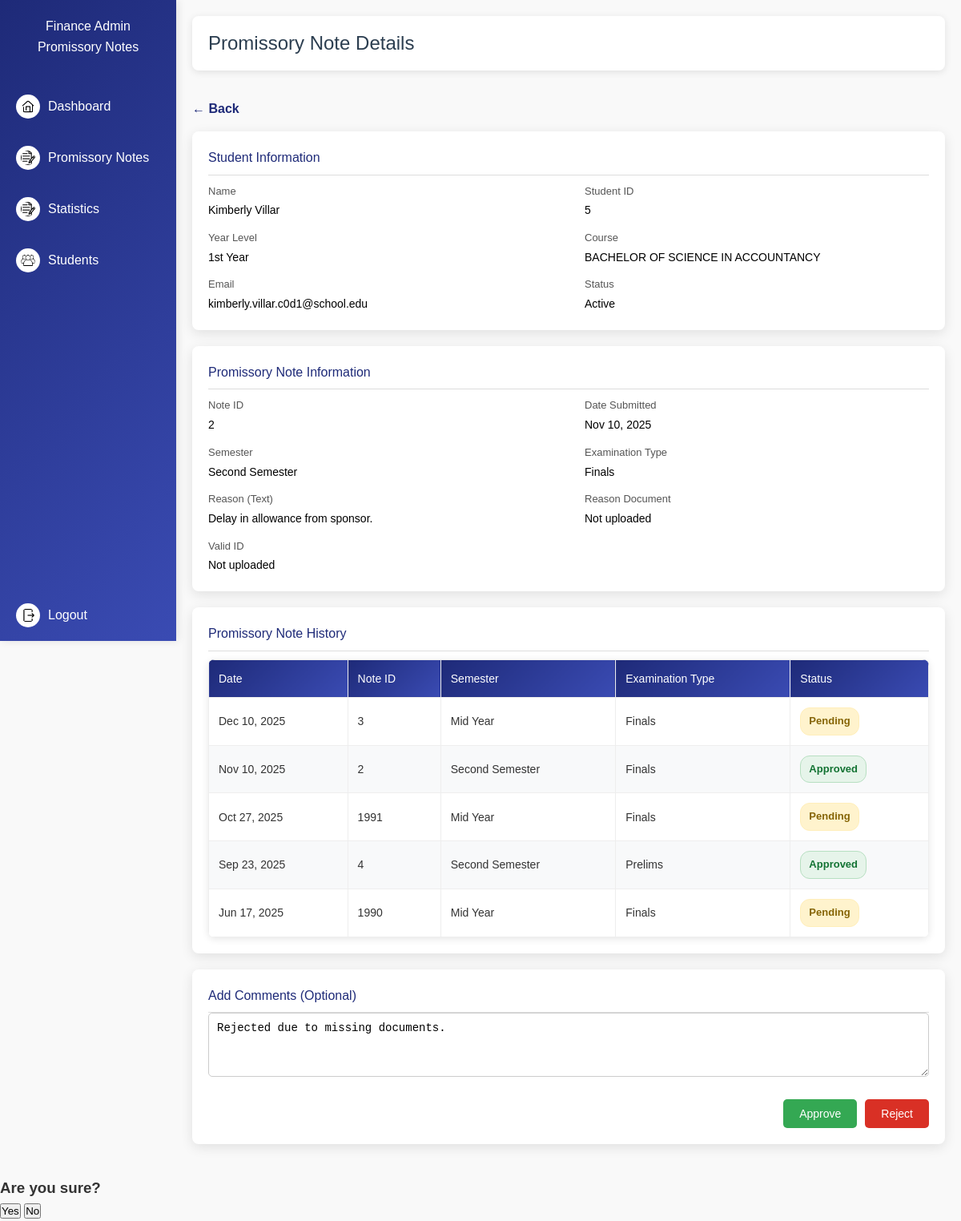
Screenshot of /finance/promissory/2 (signed in) with the database file from the repository.
### models.py (models this page shows, shortened)
class Account(db.Model):
    id = db.Column(db.Integer, primary_key=True, autoincrement=True)
    first_name = db.Column(db.String(50), nullable=False)
    middle_name = db.Column(db.String(50))
    last_name = db.Column(db.String(50), nullable=False)
    suffix = db.Column(db.String(10))
    email = db.Column(db.String(100), unique=True, nullable=False)
    _role = db.Column("role", db.String(20), nullable=False)
    _status = db.Column("status", db.String(20), nullable=False)
    password_hash = db.Column(db.String(255), nullable=False)
    plain_password = db.Column(db.String(100), nullable=False)
    year_level = db.Column(db.String(20))
    course = db.Column(db.String(100))
    @property
    def role(self):
        return self._role
    @role.setter
    def role(self, value):
        self._role = value.capitalize() if value else value
    @property
    def status(self):
        return self._status
    @status.setter
    def status(self, value):
        self._status = value.capitalize() if value else value

class PromissoryRequest(db.Model):
    id = db.Column(db.Integer, primary_key=True)
    student_id = db.Column(db.Integer, db.ForeignKey(
        'account.id'), nullable=False)
    student = db.relationship("Account", backref="promissory_requests")
    year_level = db.Column(db.String(20), nullable=False)
    course = db.Column(db.String(100), nullable=False)
    email = db.Column(db.String(100), nullable=False)
    reason_text = db.Column(db.Text)
    reason_doc = db.Column(db.String(255))
    valid_id = db.Column(db.String(255))
    semester_type = db.Column(db.String(50))
    semester = db.Column(db.String(50))
    school_year = db.Column(db.String(20))
    status = db.Column(db.String(20), default="Pending")
    comments = db.Column(db.Text)
    requested_at = db.Column(db.DateTime, default=datetime.utcnow)

### finance_routes.py (the view)
@finance_bp.route("/promissory/<int:promissory_id>")
@require_role("Finance")
def view_promissory(promissory_id):
    user_name = session.get("user_name", "Finance User")
    promissory_req = PromissoryRequest.query.get(promissory_id)
    if not promissory_req:
        flash("The selected promissory note was not found or has been deleted.", "warning")
        return render_template("finance/promissory_details.html",
                               student=None, promissory_data=None, promissory_history=[],
                               finance_user=user_name)
    student = promissory_req.student
    history_query = PromissoryRequest.query.filter_by(
        student_id=student.id).order_by(PromissoryRequest.requested_at.desc()).all()
    promissory_data = {
        "note_id": promissory_req.id,
        "reason_text": promissory_req.reason_text,
        "reason_doc": promissory_req.reason_doc,
        "valid_id": promissory_req.valid_id,
        "comments": promissory_req.comments,
        "semester": promissory_req.semester or "N/A",
        "semester_type": promissory_req.semester_type or "N/A",
        "date_submitted": promissory_req.requested_at.strftime('%b %d, %Y')
    }
    promissory_history = [{
        "date": r.requested_at.strftime('%b %d, %Y'),
        "note_id": r.id,
        "semester": r.semester or "N/A",
        "semester_type": r.semester_type or "N/A",
        "status": r.status
    } for r in history_query]
    log_action(user_name, f"Viewed promissory note ID {promissory_id} details")
    return render_template(
        "finance/promissory_details.html",
        student=student,
        promissory_data=promissory_data,
        promissory_history=promissory_history,
        finance_user=user_name
    )

### app.py (called while the page is built)
@app.before_request
def protect_admin_routes():
    if request.path.startswith("/admin"):
        if "user_id" not in session or session.get("role") != "Admin":
            flash("Admin access required.", "danger")
            return redirect(url_for("login"))

### finance_routes.py (called while the page is built)
def require_role(role=None):
    def wrapper(func):
        @wraps(func)
        def decorated_function(*args, **kwargs):
            if "user_id" not in session:
                flash("Please log in first.", "warning")
                return redirect(url_for("login"))
            if role and session.get("role") != role:
                flash("Access denied.", "danger")
                return redirect(url_for("login"))
            return func(*args, **kwargs)
        return decorated_function
    return wrapper

def log_action(user_name, action):
    log = SystemLog(user_name=user_name, action=action)
    db.session.add(log)
    db.session.commit()

### templates/finance/promissory_details.html (shortened to what this page needs)
<!DOCTYPE html>
<html lang="en">
<head>
</head>
<body>
  <nav class="sidebar" id="sidebar">
    <h2>{{ finance_user }}<br>Promissory Notes</h2>
    <a href="{{ url_for('finance.dashboard') }}"><img src="{{ url_for('static', filename='images/dashboard.png') }}"
        class="icon"> Dashboard</a>
    <a href="{{ url_for('finance.promissory_notes') }}"><img src="{{ url_for('static', filename='images/notes.png') }}"
        class="icon"> Promissory Notes</a>
    <a href="{{ url_for('finance.all_promissory') }}"><img src="{{ url_for('static', filename='images/notes.png') }}"
        class="icon"> Statistics</a>
    <a href="{{ url_for('finance.students_promissory') }}"
      class="{% if request.endpoint=='finance.students_promissory' %}active{% endif %}">
      <img src="{{ url_for('static', filename='images/students.png') }}" class="icon"> Students
    </a>
    <a href="{{ url_for('finance.logout') }}" class="logout-btn"><img
        src="{{ url_for('static', filename='images/logout.png') }}" class="icon"> Logout</a>
  </nav>
  <main class="main-content">
    {% if not promissory_data %}
    <script>
      document.addEventListener('DOMContentLoaded', () => {
        showNotification("The selected promissory note was not found or has been deleted.", 5000);
      });
    </script>
    {% else %}
    <header class="header">
      <h2>Promissory Note Details</h2>
    </header>
    <a href="{{ url_for('finance.promissory_notes') }}" class="back-btn">&larr; Back</a>
    <section class="card">
      <h3>Student Information</h3>
      <div class="info-grid">
        <div class="info-item"><strong>Name</strong><span>{{ student.first_name }} {{ student.last_name }}</span></div>
        <div class="info-item"><strong>Student ID</strong><span>{{ student.id }}</span></div>
        <div class="info-item"><strong>Year Level</strong><span>{{ student.year_level }}</span></div>
        <div class="info-item"><strong>Course</strong><span>{{ student.course }}</span></div>
        <div class="info-item"><strong>Email</strong><span>{{ student.email }}</span></div>
        <div class="info-item"><strong>Status</strong><span>{{ student.status }}</span></div>
      </div>
    </section>
    <section class="card">
      <h3>Promissory Note Information</h3>
      <div class="info-grid">
        <div class="info-item"><strong>Note ID</strong><span>{{ promissory_data.note_id }}</span></div>
        <div class="info-item"><strong>Date Submitted</strong><span>{{ promissory_data.date_submitted }}</span></div>
        <div class="info-item"><strong>Semester</strong><span>{{ promissory_data.semester|default('N/A') }}</span></div>
        <div class="info-item"><strong>Examination Type</strong><span>{{ promissory_data.semester_type|default('N/A')
            }}</span></div>
        <div class="info-item"><strong>Reason (Text)</strong><span>{{ promissory_data.reason_text or 'Not provided'
            }}</span></div>
        <div class="info-item"><strong>Reason Document</strong>
          {% if promissory_data.reason_doc %}
          <a href="{{ url_for('static', filename=promissory_data.reason_doc) }}" download>Download Reason</a>
          {% else %}
          <span>Not uploaded</span>
          {% endif %}
        </div>
        <div class="info-item"><strong>Valid ID</strong>
          {% if promissory_data.valid_id %}
          <a href="{{ url_for('static', filename=promissory_data.valid_id) }}" download>Download Valid ID</a>
          {% else %}
          <span>Not uploaded</span>
          {% endif %}
        </div>
      </div>
    </section>
    <section class="card">
      <h3>Promissory Note History</h3>
      <table>
        <thead>
          <tr>
            <th>Date</th>
            <th>Note ID</th>
            <th>Semester</th>
            <th>Examination Type</th>
            <th>Status</th>
          </tr>
        </thead>
        <tbody>
          {% for note in promissory_history %}
          <tr>
            <td>{{ note.date }}</td>
            <td>{{ note.note_id }}</td>
            <td>{{ note.semester }}</td>
            <td>{{ note.semester_type }}</td>
            <td>
              <span class="status {{ note.status|lower }}">{{ note.status }}</span>
            </td>
          </tr>
          {% endfor %}
        </tbody>
      </table>
    </section>
    <section class="card">
      <h3>Add Comments (Optional)</h3>
      <form id="promissoryForm" method="POST"
        action="{{ url_for('finance.update_promissory', promissory_id=promissory_data.note_id) }}">
        <textarea name="comments" placeholder="Put comment here...">{{ promissory_data.comments or '' }}</textarea>
        <div class="actions">
          <button type="button" class="btn approve" data-action="approve">Approve</button>
          <button type="button" class="btn reject" data-action="reject">Reject</button>
        </div>
      </form>
    </section>
    {% endif %}
  </main>
  <div class="confirm-overlay" id="confirmModal">
    <div class="confirm-modal">
      <h3 id="confirmMessage">Are you sure?</h3>
      <div class="confirm-buttons">
        <button class="confirm-yes" id="confirmYes">Yes</button>
        <button class="confirm-no" id="confirmNo">No</button>
      </div>
    </div>
  </div>
</body>
</html>

### templates/finance/promissory_details.html (style rules this page uses)
* { margin: 0; padding: 0; box-sizing: border-box; }
body { font-family: Arial, sans-serif; line-height: 1.6; color: #333; background-color: #f9f9f9; }
.sidebar { width: 220px; height: 100vh; background: linear-gradient(135deg, #1e2a78, #3a4bb3); color: #fff; position: fixed; top: 0; left: 0; padding-top: 20px; display: flex; flex-direction: column; box-shadow: 2px 0 10px rgba(0, 0, 0, 0.1); transition: transform 0.3s ease; }
.sidebar h2 { text-align: center; font-size: 16px; margin: 0 10px 30px; font-weight: 300; overflow: hidden; text-overflow: ellipsis; white-space: nowrap; }
.sidebar a { display: flex; align-items: center; padding: 12px 20px; color: #fff; text-decoration: none; margin: 5px 0; border-radius: 5px; transition: background-color 0.3s ease; }
.sidebar img.icon { width: 30px; height: px; margin-right: 10px; background: #fff; border-radius: 50%; padding: 6px; }
.logout-btn { position: absolute; bottom: 0; left: 0; right: 0; padding: 12px 20px; text-decoration: none; border-radius: 0; }
.main-content { margin-left: 220px; padding: 20px; min-height: 100vh; }
.header { display: flex; justify-content: space-between; align-items: center; background: #fff; padding: 15px 20px; border-radius: 8px; box-shadow: 0 2px 10px rgba(0, 0, 0, 0.1); margin-bottom: 20px; }
.header h2 { font-weight: 300; color: #2c3e50; }
.back-btn { display: inline-block; margin: 15px 0; color: #1e2a78; text-decoration: none; font-weight: 600; transition: color 0.3s ease; }
.card { background: #fff; border-radius: 8px; box-shadow: 0 4px 15px rgba(0, 0, 0, 0.1); padding: 20px; margin-bottom: 20px; }
.card h3 { margin-top: 0; border-bottom: 1px solid #ddd; padding-bottom: 8px; font-size: 16px; color: #1e2a78; font-weight: 300; }
.info-grid { display: grid; grid-template-columns: repeat(2, 1fr); gap: 12px 40px; margin-top: 10px; }
.info-item strong { display: block; font-size: 13px; color: #555; font-weight: 500; }
.info-item span { font-size: 14px; color: #000; }
table { width: 100%; border-collapse: collapse; margin-top: 10px; background: #fff; border-radius: 8px; overflow: hidden; box-shadow: 0 2px 10px rgba(0, 0, 0, 0.1); }
th, td { border: 1px solid #eee; padding: 12px; font-size: 14px; text-align: left; }
th { background: linear-gradient(135deg, #1e2a78, #3a4bb3); color: #fff; font-weight: 500; }
tbody tr:nth-child(even) { background: #f8f9fa; }
.status { padding: 6px 10px; border-radius: 12px; font-size: 13px; font-weight: 600; display: inline-block; }
.status.approved { background: #e6f4ea; color: #137333; border: 1px solid #b7dfc1; }
.status.pending { background: #fff3cd; color: #856404; border: 1px solid #ffeeba; }
textarea { width: 100%; border: 1px solid #ccc; border-radius: 5px; padding: 10px; font-size: 14px; resize: vertical; min-height: 80px; transition: border-color 0.3s ease; }
.actions { margin-top: 20px; display: flex; justify-content: flex-end; gap: 10px; }
.btn { padding: 10px 20px; border: none; border-radius: 5px; font-size: 14px; cursor: pointer; transition: background-color 0.3s ease; }
.btn.approve { background: #34a853; color: #fff; }
.btn.reject { background: #d93025; color: #fff; }

### rows the page displays
Account: first_name "Kimberly", last_name "Villar", id "5", year_level "1st Year", course "BACHELOR OF SCIENCE IN ACCOUNTANCY", email "kimberly.villar.c0d1@school.edu", status "Active"
PromissoryRequest: date_submitted "Nov 10, 2025", semester "Second Semester", semester_type "Finals", reason_text "Delay in allowance from sponsor.", date "Nov 10, 2025", note_id "2", status "Approved", comments "Rejected due to missing documents."
PromissoryRequest: date "Dec 10, 2025", note_id "3", semester "Mid Year", semester_type "Finals", status "Pending"
PromissoryRequest: date "Oct 27, 2025", note_id "1991", semester "Mid Year", semester_type "Finals", status "Pending"
PromissoryRequest: date "Sep 23, 2025", note_id "4", semester "Second Semester", semester_type "Prelims", status "Approved"
PromissoryRequest: date "Jun 17, 2025", note_id "1990", semester "Mid Year", semester_type "Finals", status "Pending"

### other values shown
{{ finance_user }} "Finance Admin"
{{ promissory_data.note_id }} "2"
